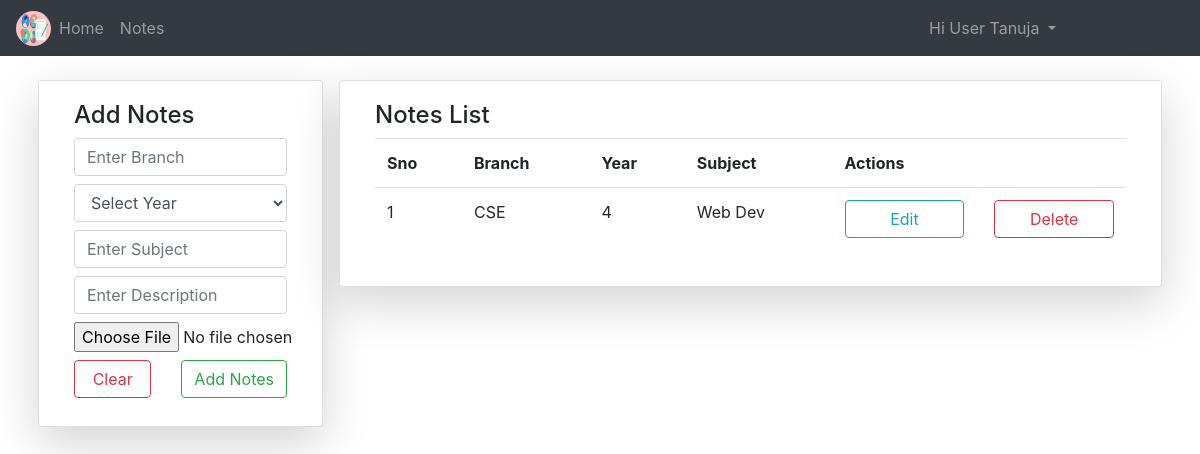
/notes/ (signed in), run on the app's committed database.
### NotesApp/models.py (models this page shows)
class User(AbstractUser):
	v = [
		('d','Select Your gender'),
		('M','Male'),
		('F','Female'),
	]
	p = [
		('G','Guest'),
		('T','Teacher'),
		('S','Student'),
	]
	gd = models.CharField(choices=v,default='d',max_length=5)
	mb = models.CharField(max_length=11)
	uq = models.CharField(max_length=10)
	role = models.CharField(choices=p,default='G',max_length=5)
	is_teacher = models.BooleanField(default=False)
	is_student = models.BooleanField(default=False)
	pfimg = models.ImageField(upload_to='Profiles/',default='demoprofile.png')

class Notes(models.Model):
	y = [
		('0','Select Year'),
		('1','1st Year'),
		('2','2nd Year'),
		('3','3rd Year'),
		('4','4th Year'),
	]
	branch = models.CharField(max_length=50)
	year = models.CharField(default='0',choices=y,max_length=5)
	subject = models.CharField(max_length=50)
	descnote = models.CharField(max_length=10)
	ntfile = models.FileField(upload_to='DataFiles')
	date_created = models.DateField(auto_now=True)
	sckey = models.CharField(max_length=10)
	usr = models.ForeignKey(User,on_delete=models.CASCADE)

### NotesApp/views.py (the view, shortened to what this page needs)
# urls.py: path('notes/',views.noteslist,name="ntlist")
def noteslist(request):
	n = Notes.objects.filter(usr_id=request.user.id)
	c = NoteForm()
	return render(request,'notehtmls/notelist.html',{'p':c,'z':n})

### NotesApp/forms.py
class NoteForm(forms.ModelForm):
	class Meta:
		model = Notes
		fields = ["branch","year","subject","descnote","ntfile"]
		widgets = {
		"branch":forms.TextInput(attrs={
			"class":"form-control my-2",
			"placeholder":"Enter Branch",
			}),
		"year":forms.Select(attrs={
			"class":"form-control my-2",
			}),
		"subject":forms.TextInput(attrs={
			"class":"form-control my-2",
			"placeholder":"Enter Subject",
			}),
		"descnote":forms.TextInput(attrs={
			"class":"form-control my-2",
			"placeholder":"Enter Description",
			}),
		}

### templates/notehtmls/notelist.html (shortened to what this page needs)
{% extends 'notehtmls/base.html' %}
{% block content %}
<div class="container mt-4">
	<div class="row">
		<div class="col-md-3 card shadow-lg mx-2 h-100">
			<div class="card-body">
				<h4>Add Notes</h4>
				<form method="post" enctype="multipart/form-data">
					{% for i in p %}
						{{i}}
					{% endfor %}
					<div class="row my-2">
						<div class="col">
							<input type="reset" value="Clear" class="form-control btn btn-outline-danger">
						</div>
						<div class="col">
							<input type="submit" value="Add Notes" class="form-control btn btn-outline-success">
						</div>
					</div>
				</form>
			</div>
		</div>
		<div class="col-md card shadow-lg mx-2 h-100">
			<div class="card-body">
				<h4>Notes List</h4>
				<table class="table">
					<tr>
						<th>Sno</th>
						<th>Branch</th>
						<th>Year</th>
						<th>Subject</th>
						<th>Actions</th>
					</tr>
					{% for j in z %}
					<tr>
						<td>{{forloop.counter}}</td>
						<td>{{j.branch}}</td>
						<td>{{j.year}}</td>
						<td>{{j.subject}}</td>
						<td>
							<div class="row">
								<div class="col">
									<a href="" class="btn btn-outline-info form-control">Edit</a>
								</div>
								<div class="col">
									<a href="" class="btn btn-outline-danger
								form-control">Delete</a>
								</div>
							</div>
						</td>
					</tr>
					{% endfor %}
				</table>
			</div>
		</div>
	</div>
</div>
{% endblock %}

### templates/notehtmls/navbar.html (shortened to what this page needs)
{% load static %}
<nav class="navbar navbar-expand-md bg-dark navbar-dark">
    <img src="{% static 'images/icons/logo.png' %}" class="rounded-circle" height="35px" width="35px">
    <div class="collapse navbar-collapse" id="collapsibleNavbar">
      <ul class="navbar-nav">
        {% if not user.is_authenticated %}
        <li class="nav-item">
          <a class="nav-link {% if request.path == '/' %}active{% endif %}" href="{% url 'hm' %}">Home</a>
        </li>
        <li class="nav-item">
          <a class="nav-link {% if request.path == '/abt/' %}active{% endif %}" href="{% url 'ab' %}">About</a>
        </li>
        <li class="nav-item">
          <a class="nav-link {% if request.path == '/cnt/' %}active{% endif %}" href="{% url 'ct' %}">Contact</a>
        </li>
        <li class="nav-item">
          <a class="nav-link {% if request.path == '/reg/' %}active{% endif %}" href="{% url 'rg' %}">Register</a>
        </li>
        {% else %}
        <li class="nav-item">
          <a class="nav-link {% if request.path == '/' %}active{% endif %}" href="{% url 'hm' %}">Home</a>
        </li>
        {% if user.is_superuser %}
        <li class="nav-item">
          <a class="nav-link {% if request.path == '/roles/' %}active{% endif %}" href="{% url 'role' %}">Roles</a>
        </li>
        {% elif user.role == 'T' and user.is_teacher == 1 %}
        <li class="nav-item">
          <a class="nav-link" href="{% url 'ntlist' %}">Notes</a>
        </li>
        {% elif user.role == 'S' and user.is_student == 1 %}
        <li class="nav-item">
          <a class="nav-link" href="">View Notes</a>
        </li>
        {% else %}
        <li class="nav-item">
          <a class="nav-link" href="">Access Denied</a>
        </li>
        {% endif %}
        {% endif %}
      </ul>
      <ul class="navbar-nav ml-auto" style="margin-right: 120px;">
        {% if not user.is_authenticated %}
        <li class="nav-item">
          <a class="nav-link {% if request.path == '/login/' %}active{% endif %}" href="{% url 'lg' %}">Login</a>
        </li>
        {% else %}
        <div class="dropdown" style="cursor: pointer;">
          <a class="dropdown-toggle nav-link" data-toggle="dropdown">
            Hi User {{request.user.username}}
          </a>
        </div>
        {% endif %}
      </ul>
    </div>
</nav>

### data on the page
User: user.username "Tanuja"
Notes: branch "CSE", year "4", subject "Web Dev"
